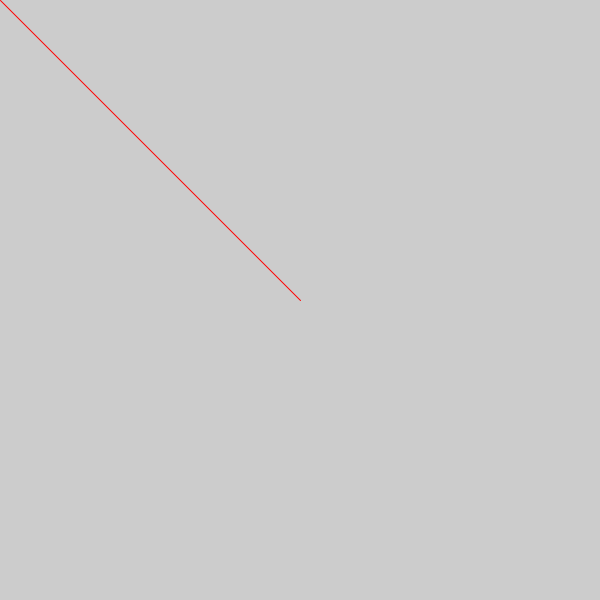
Frame 1 (no input)
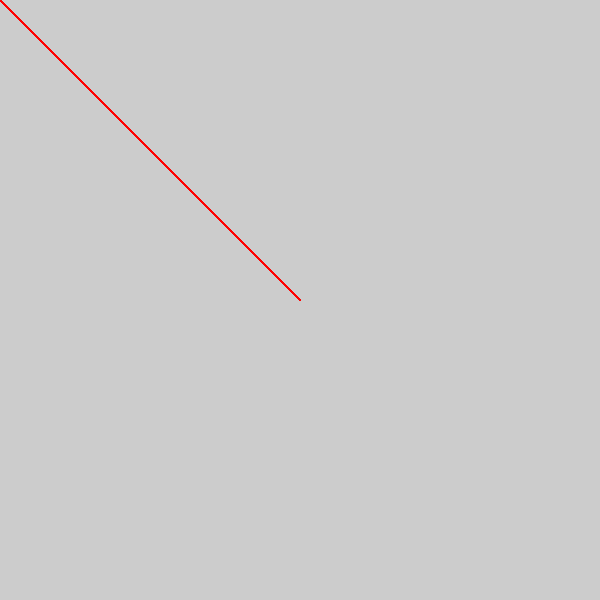
Frame 60 (the mouse pressed at the canvas centre just before this capture)
Frame 120 (the mouse held since frame 60 and released just before this capture): identical to frame 60, image omitted

The Processing sketch that drew these frames (run headless with seeded random() and noise(); from frame 60 on, the mouse is pressed at the canvas centre):

// Processing sketch: sample_05_line_drawing_mouse
// ── sample_05_line_drawing_mouse.pde
/* 
1.radial lines with mouse
*/

void setup(){
  size(600, 600);
  stroke(255, 0, 0);
}

void draw(){
  //stroke(mouseX, mouseY, 0);
  line(width/2, height/2, mouseX, mouseY);
}
